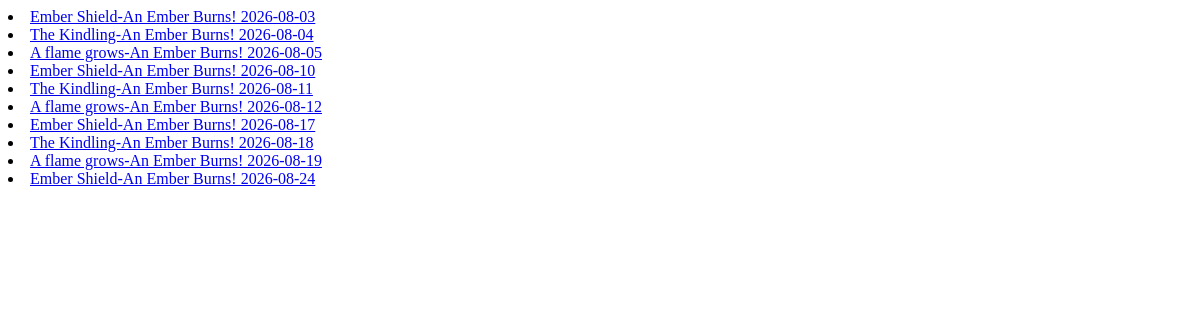
The app's page /PotentialUnleashed/allWorkouts, older data.
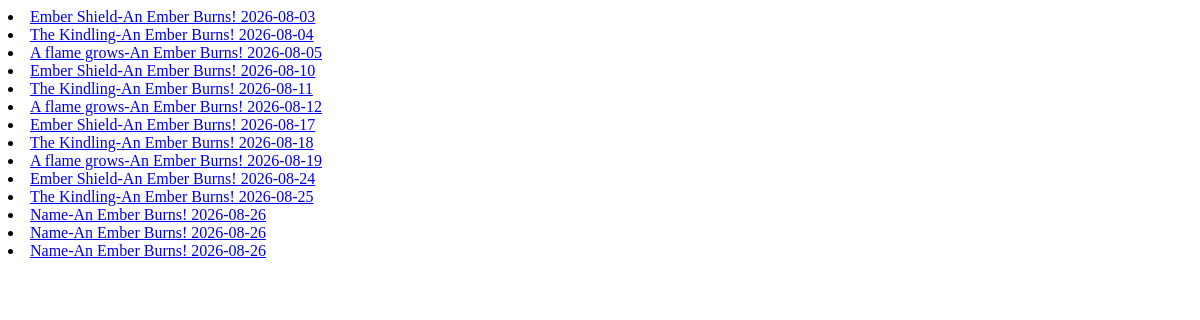
The same page, newer data.
### PotentialUnleashed/models.py (models this page shows, shortened)
class Workout(models.Model):
    mesocycle = models.ForeignKey(Mesocycle, on_delete=models.CASCADE, related_name="workouts", null=True, blank=True) # I can call from a parent instance parent.workouts.all()
    name = models.CharField(default="Name", null=False, blank=False, max_length=100)
    date = models.DateField("Workout Date", null=False, default=timezone.now())
    type = models.CharField(blank=False, null=False, choices=WorkoutTypes, max_length=20, default="None")
    notes = models.TextField(blank=True)
    def __str__(self):
        return self.name + "-" + str(self.mesocycle) + " " + str(self.date)
    def __repr__(self):
        return self.name

class Mesocycle(models.Model):
    name = models.CharField(default="Please Add Name", null=False, blank=False, unique=True, max_length=100)
    notes = models.TextField(blank=True)
    startDate = models.DateField(null=False, blank=False)
    endDate = models.DateField(null=True, blank=True)
    is_current = models.BooleanField(default=False)
    def __str__(self):
        return self.name

### PotentialUnleashed/views.py (the view)
# urls.py: path("allWorkouts", views.workoutsPage, name="allWorkouts"),
def workoutsPage(request):
    allWorkouts = Workout.objects.all()
    try:
        print(allWorkouts)
        return render(request, "PotentialUnleashed/workoutsPage.html",
                    context={"allWorkouts": allWorkouts})
    except Exception as e:
        print(e)
        return HttpResponse(e)

### PotentialUnleashed/templates/PotentialUnleashed/workoutsPage.html (shortened to what this page needs)
<!DOCTYPE html>
<html lang="en">
<head>
</head>
<body>
    {% if allWorkouts %}
        {% for workout in allWorkouts %}
            <li><a href="{% url 'Potential_Unleashed:detail' workout.id %} ">{{ workout }}</a></li>
        {% endfor %}
    {% else %}
        <p>No saved workouts</p>
    {% endif %}
</body>
</html>

Row changes from the older to the newer data that the page shows:
added Workout: name+mesocycle+date "The Kindling-An Ember Burns! 2026-08-25"
added Workout: name+mesocycle+date "Name-An Ember Burns! 2026-08-26"
added Workout: name+mesocycle+date "Name-An Ember Burns! 2026-08-26"
added Workout: name+mesocycle+date "Name-An Ember Burns! 2026-08-26"
